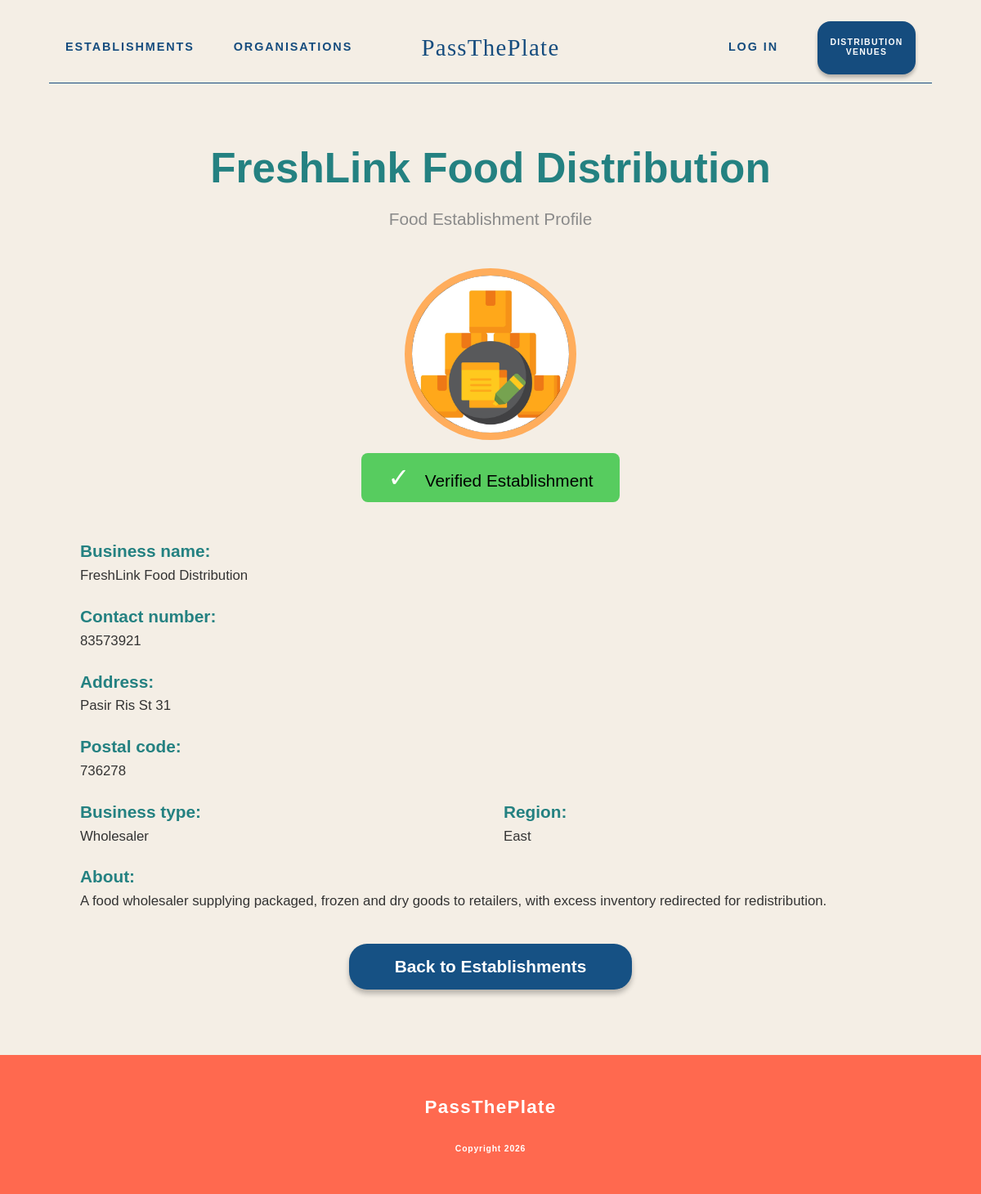
Page /establishments/4/ on the committed database.
### foodrescue/models.py (models this page shows, shortened)
class Establishment(models.Model):
    class Region(models.TextChoices):
        NORTH = "north", "North"
        EAST = "east", "East"
        SOUTH = "south", "South"
        WEST = "west", "West"
        CENTRAL = "central", "Central"
    class BusinessType(models.TextChoices):
        SUPERMARKET = "supermarket", "Supermarket"
        BAKERY = "bakery", "Bakery"
        WHOLESALER = "wholesaler", "Wholesaler"
        MANUFACTURER = "manufacturer", "Manufacturer"
        OTHER = "other", "Other"
    user = models.OneToOneField(
        settings.AUTH_USER_MODEL,
        on_delete=models.CASCADE,
        related_name="establishment_profile"
    )
    business_name = models.CharField(max_length=200)
    profile_image = models.ImageField(
        upload_to="establishment_profile_images/",
        blank=True,
        null=True
    )
    description = models.TextField(blank=True)
    address = models.TextField()
    postal_code = models.CharField(
        max_length=10,
        blank=True
    )
    general_location = models.CharField(
        max_length=20,
        choices=Region.choices,
        default=Region.WEST
    )
    business_type = models.CharField(
        max_length=30,
        choices=BusinessType.choices,
        blank=True
    )
    contact_number = models.CharField(max_length=30, blank=True)
    certification_file = models.FileField(
        upload_to="establishment_certifications/",
        blank=True,
        null=True,
        validators=[FileExtensionValidator(allowed_extensions=["pdf"])]
    )
    is_verified = models.BooleanField(default=False)
    created_at = models.DateTimeField(auto_now_add=True)

### foodrescue/views.py (the view)
# urls.py: path("establishments/<int:establishment_id>/", views.public_establishment_profile, name="public_establishment_profile"),
def public_establishment_profile(request, establishment_id):
    establishment = get_object_or_404(
        Establishment,
        id=establishment_id,
        is_verified=True
    )
    return render(request, "foodrescue/public-pages/public-establishment-profile.html", {
        "establishment": establishment
    })

### foodrescue/templates/foodrescue/public-pages/public-establishment-profile.html (shortened to what this page needs)
{% load static %}
<!DOCTYPE html>
<html>
<head>
    <link rel="stylesheet" href="{% static 'foodrescue/base.css' %}" />
    <link rel="stylesheet" href="{% static 'foodrescue/public/public-establishment-profile.css' %}" />
    <link rel="stylesheet" href="{% static 'foodrescue/footer.css' %}">
    <link rel="stylesheet" href="{% static 'foodrescue/navbar-public.css' %}">
</head>
<body>
  {% include "foodrescue/includes/navbar_public.html" %}
  <main class="profile-page">
    <section class="profile-header">
      <h1>{{ establishment.business_name }}</h1>
      <p>Food Establishment Profile</p>
    </section>
    <div class="profile-image-section">
      {% if establishment.profile_image %}
        <img
          src="{{ establishment.profile_image.url }}"
          alt="{{ establishment.business_name }}"
          class="profile-image"
        />
      {% else %}
        <div class="profile-image-placeholder"></div>
      {% endif %}
    </div>
    {% if establishment.is_verified %}
      <div class="verified-badge">
        <span class="tick">✓</span>
        Verified Establishment
      </div>
    {% endif %}
    <section class="profile-info-area">
      <div class="profile-info-group">
        <h2>Business name:</h2>
        <p>{{ establishment.business_name }}</p>
      </div>
      <div class="profile-info-group">
        <h2>Contact number:</h2>
        <p>
          {% if establishment.contact_number %}
            {{ establishment.contact_number }}
          {% else %}
            Not provided
          {% endif %}
        </p>
      </div>
      <div class="profile-info-group">
        <h2>Address:</h2>
        <p>
          {% if establishment.address %}
            {{ establishment.address }}
          {% else %}
            Not provided
          {% endif %}
        </p>
      </div>
      <div class="profile-info-group">
        <h2>Postal code:</h2>
        <p>
          {% if establishment.postal_code %}
            {{ establishment.postal_code }}
          {% else %}
            Not provided
          {% endif %}
        </p>
      </div>
      <div class="two-column-row">
        <div class="profile-info-group">
          <h2>Business type:</h2>
          <p>
            {% if establishment.business_type %}
              {{ establishment.get_business_type_display }}
            {% else %}
              Not provided
            {% endif %}
          </p>
        </div>
        <div class="profile-info-group">
          <h2>Region:</h2>
          <p>
            {% if establishment.general_location %}
              {{ establishment.get_general_location_display }}
            {% else %}
              Not provided
            {% endif %}
          </p>
        </div>
      </div>
      <div class="profile-info-group about-group">
        <h2>About:</h2>
        <p>
          {% if establishment.description %}
            {{ establishment.description }}
          {% else %}
            No description provided.
          {% endif %}
        </p>
      </div>
    </section>
    <div class="back-link-section">
      <a href="{% url 'public_establishments' %}">
        Back to Establishments
      </a>
    </div>
  </main>
  {% include "foodrescue/includes/footer.html" %}
</body>
</html>

### foodrescue/static/foodrescue/base.css (style rules this page uses)
* { box-sizing: border-box; font-family: "Montserrat", sans-serif; }
body { margin: 0; background-color: #f5efe6; }

### foodrescue/static/foodrescue/public/public-establishment-profile.css (style rules this page uses)
body { margin: 0; background: #f4eee5; font-family: "Fredoka", "Montserrat", sans-serif; }
.profile-page { max-width: 1100px; margin: 0 auto; padding: 2rem 3rem 5rem; }
.profile-header { text-align: center; }
.profile-header h1 { color: #248181; font-size: 3.2rem; margin-bottom: 0.2rem; font-weight: 700; }
.profile-header p { color: #8a8a8a; font-size: 1.3rem; margin-bottom: 3rem; }
.profile-image-section { display: flex; flex-direction: column; align-items: center; }
.profile-image, .profile-image-placeholder { width: 210px; height: 210px; border-radius: 50%; object-fit: cover; background: black; border: 9px solid #ffad5c; }
.verified-badge { width: fit-content; margin: 1rem auto 3rem; padding: 0.7rem 2rem; border-radius: 8px; font-size: 1.3rem; background: #57cc5f; color: black; }
.tick { font-size: 2rem; margin-right: 0.8rem; color: white; }
.profile-info-area { text-align: left; }
.profile-info-group { margin-bottom: 1.6rem; }
.profile-info-group h2 { margin: 0 0 0.3rem 0; font-weight: 600; font-size: 1.3rem; color: #248181; }
.profile-info-group p { margin: 0; font-size: 1.05rem; font-family: "Montserrat", sans-serif; color: #333; line-height: 1.5; }
.about-group p { line-height: 1.5; }
.two-column-row { display: grid; grid-template-columns: 1fr 1fr; gap: 2rem; }
.back-link-section { text-align: center; margin-top: 2.5rem; }
.back-link-section a { display: inline-block; background: #165184; color: white; text-decoration: none; border-radius: 22px; padding: 1rem 3.5rem; font-size: 1.3rem; font-weight: 700; font-family: "Montserrat", sans-serif; box-shadow: 0 5px 6px rgba(0, 0, 0, 0.25); }

### rows in the picture
Establishment: business_name "FreshLink Food Distribution", profile_image (picture), contact_number "83573921", address "Pasir Ris St 31", postal_code "736278", business_type "Wholesaler", general_location "East", description "A food wholesaler supplying packaged, frozen and dry goods to retailers, with excess inventory redirected for redistribution."
